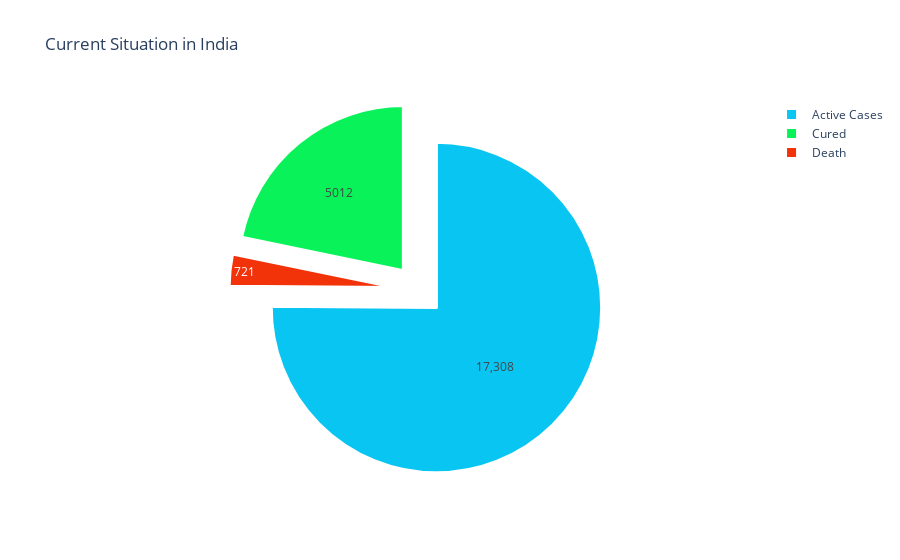

Here is the notebook cell this chart was saved with:
### Code cell
fig = go.Figure(data=[go.Pie(labels=['Active Cases','Cured','Death'],
                             values= [total_active_cases,total_recover_cases,total_death_cases], pull=[0.15, 0.15, 0.15])])
fig.update_traces(hoverinfo='label+percent', textinfo='value', textfont_size=12,marker=dict(colors=['#09c5f2', '#09f259', '#f23209'], line=dict(color='#FFFFFF', width=3)))
fig.update_layout(
    title_text="Current Situation in India")
fig.show()

### Figure 1 — Plotly figure (JSON) as saved in the notebook; plotly's stock layout.template omitted (floating-point values rounded to 4 significant figures)
{"data": [{"hoverinfo": "label+percent", "labels": ["Active Cases", "Cured", "Death"], "marker": {"colors": ["#09c5f2", "#09f259", "#f23209"], "line": {"color": "#FFFFFF", "width": 3}}, "pull": [0.15, 0.15, 0.15], "textfont": {"size": 12}, "textinfo": "value", "type": "pie", "values": [17308, 5012, 721]}], "layout": {"title": {"text": "Current Situation in India"}}}
